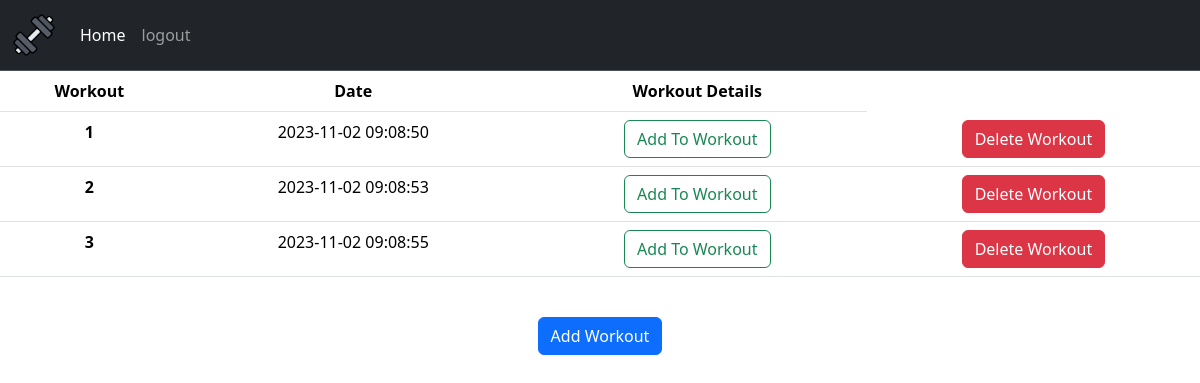
/ (signed in), run on an earlier commit of the app's database.
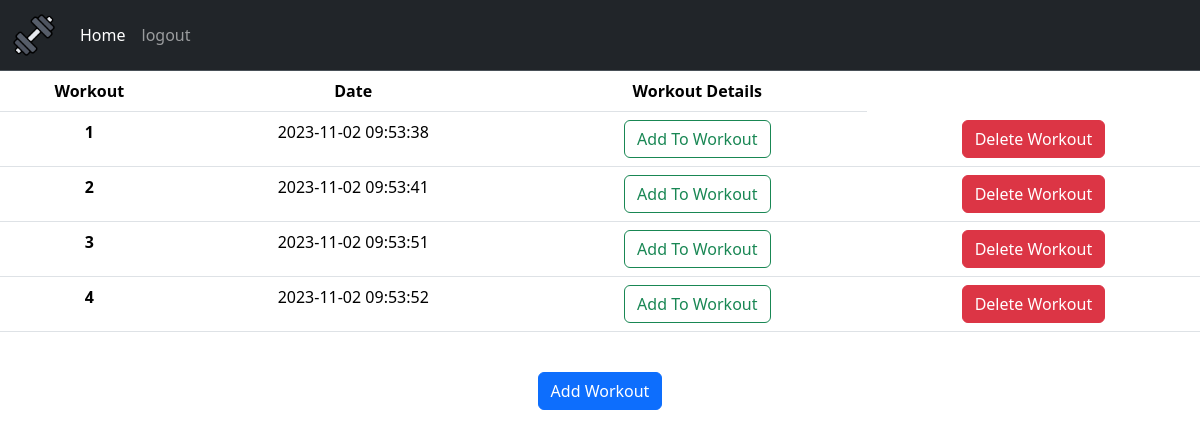
And on a later commit of the database.
### webapp/tables.py (models this page shows)
class Workout(db.Model):
    id = db.Column(db.Integer, primary_key = True)
    date = db.Column(db.DateTime(timezone=True), default = func.now())
    user_id = db.Column(db.Integer, db.ForeignKey('user.id'))
    workout_number = db.Column(db.Integer, nullable=False, unique=False)

### webapp/routes.py (the view)
@routes.route("/", methods=["GET", "POST"])
@login_required
def index():
    if request.method == "POST":
        new_workout = Workout(user_id = current_user.id)
        db.session.add(new_workout)
        db.session.commit()
    workouts = db.session.query(Workout).filter_by(user_id = current_user.id).order_by(Workout.date).all()
    return render_template("index.html", workouts=workouts)

### webapp/templates/index.html (shortened to what this page needs)
{% extends "layout.html" %}
{% block main %}
<div class="containter-fluid fs-6">
    <table class="table text-sm-center">
        <thead>
            <tr>
                <th scope="col">Workout</th>
                <th scope="col">Date</th>
                <th scope="col">Workout Details</th>
            </tr>
        </thead>
        {% for workout in workouts %}
        <tr>
            <th scope="row">{{ workout.workout_number}}</th>
            <td>{{ workout.date }}</td>
            <td><a href="/workout/{{ workout.id }}" class="btn btn-outline-success">Add To Workout</a></td>
            <td><a href="/delete_w/{{ workout.id }}" class="btn btn-danger">Delete Workout</a></td>
        </tr>
        {% endfor %}
    </table>
    <br>
    <div class="container text-center">
        <form action="/" method="post">
            <button class="btn btn-primary" type="submit" >Add Workout</button>
        </form>
    </div>
</div>
{% endblock %}

### webapp/templates/layout.html (shortened to what this page needs)
<!DOCTYPE html>
<html>
  <head>
    <link
      href="https://cdn.jsdelivr.net/npm/bootstrap@5.3.2/dist/css/bootstrap.min.css"
      rel="stylesheet"
    />
    <link rel="stylesheet" href="{{ url_for('pwa.css') }}" />
  </head>
  <body>
    <nav
      class="navbar navbar navbar-expand-lg bg-dark border-bottom border-body"
      data-bs-theme="dark"
    >
      <div class="container-fluid">
        <a class="navbar-brand" href="/">
          <img src="{{ url_for('pwa.icon') }}" wdith="50" height="44" alt="Workout Icon">
        </a>
        <div class="collapse navbar-collapse" id="navbarNavAltMarkup">
          <div class="navbar-nav">
            {% if current_user.is_authenticated %}
            <a
              class="nav-link active"
              aria-current="page"
              href="{{ url_for('routes.index') }}"
              >Home</a
            >
            <a class="nav-link" href="{{ url_for('auth.logout') }}">logout</a>
            {% else %}
            <a class="nav-link" href="{{ url_for('auth.login') }}">Login</a>
            <a class="nav-link" href="{{ url_for('auth.register') }}"
              >Register</a
            >
            {% endif %}
          </div>
        </div>
      </div>
    </nav>
    <main>{% block main %}{% endblock %}</main>
  </body>
</html>

What changed in the data, as far as the page shows it:
removed Workout: workout_number "1", date "2023-11-02 09:08:50"
removed Workout: workout_number "2", date "2023-11-02 09:08:53"
removed Workout: workout_number "3", date "2023-11-02 09:08:55"
added Workout: workout_number "1", date "2023-11-02 09:53:38"
added Workout: workout_number "2", date "2023-11-02 09:53:41"
added Workout: workout_number "3", date "2023-11-02 09:53:51"
added Workout: workout_number "4", date "2023-11-02 09:53:52"
